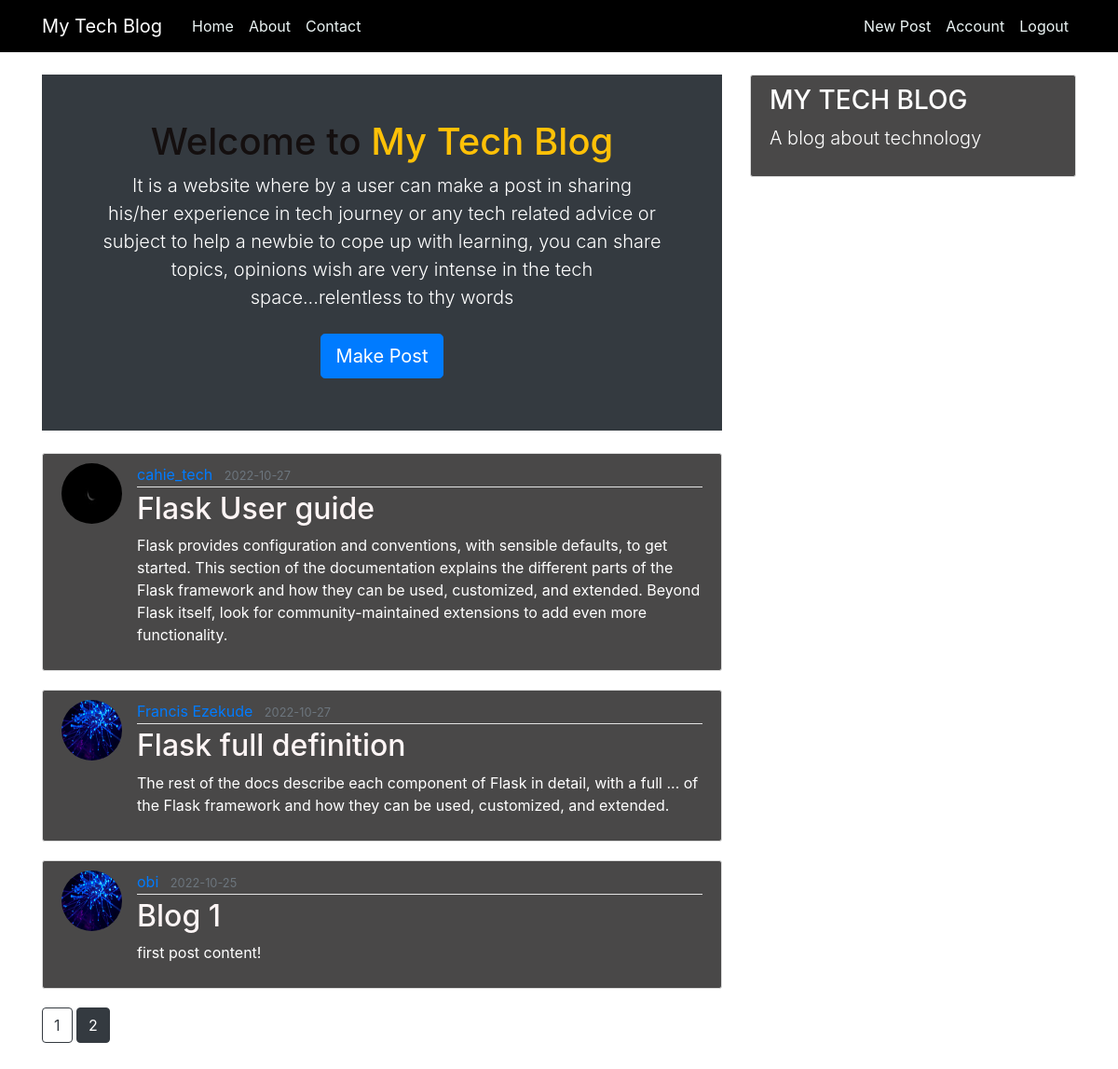
Screenshot of /home?page=2 (signed in) with the database file from the repository.
### flaskblog/models.py (models this page shows, shortened)
class Post(db.Model):
    id = db.Column(db.Integer, primary_key=True)
    title = db.Column(db.String(100), nullable=False)
    date_posted = db.Column(db.DateTime, nullable=False, default=datetime.utcnow)
    content = db.Column(db.Text, nullable=False)
    user_id = db.Column(db.Integer, db.ForeignKey('user.id'), nullable=False)

class User(db.Model, UserMixin):
    id = db.Column(db.Integer, primary_key=True)
    username = db.Column(db.String(20), unique=True, nullable=False)
    email = db.Column(db.String(120), unique=True, nullable=False)
    image_file = db.Column(db.String(20), nullable=False, default='default.jpg')
    password = db.Column(db.String(60), nullable=False)
    posts = db.relationship('Post', backref='author', lazy=True)

### flaskblog/routes.py (the view)
@app.route("/")
@app.route("/home")
def home():
    page = request.args.get('page', 1, type=int)
    posts = Post.query.order_by(Post.date_posted.desc()).paginate(page=page, per_page=5)
    return render_template('home.html', posts=posts)

### flaskblog/models.py (called while the page is built)
@login_manager.user_loader
def load_user(user_id):
    return User.query.get(int(user_id))

### flaskblog/templates/home.html (shortened to what this page needs)
{% extends "layout.html" %}
{% block content %}
  <section class="bg-dark text-light p-5 text-center text-sm-start  pt-lg-5">
    <div class="container">
        <div class="d-sm-flex align-center justify-content-between">
            <div>
                <h1>Welcome to <span class="text-warning">My Tech Blog</span></h1>
                <p class="lead">It is a website where by a user can make a post in sharing his/her experience in tech journey or any tech related advice or subject to help a newbie to cope up with learning, you can share topics, opinions wish are very intense in the tech space...relentless to thy words</p>
                <a class="nav-item nav-link" href="{{ url_for('new_post') }}">
                  <button type="button" class="btn btn-primary btn-lg">Make Post</button>
                </a>
            </div><br>
        </div>
    </div>
  </section><br>
    {% for post in posts.items %}
        <article class="media content-section">
          <img class="rounded-circle article-img" src="{{ url_for('static', filename='profile_pics/' + post.author.image_file) }}">
          <div class="media-body">
            <div class="article-metadata">
              <a class="mr-2" href="{{ url_for('user_posts', username=post.author.username) }}">{{ post.author.username }}</a>
              <small class="text-muted">{{ post.date_posted.strftime('%Y-%m-%d') }}</small>
            </div>
            <h2><a class="article-title" href="{{ url_for('post', post_id=post.id) }}">{{ post.title }}</a></h2>
            <p class="article-content">{{ post.content }}</p>
          </div>
        </article>
    {% endfor %}
    {% for page_num in posts.iter_pages(left_edge=1, right_edge=1, left_current=1, right_current=2) %}
      {% if page_num %}
        {% if posts.page == page_num %}
          <a class="btn btn-dark mb-4" href="{{ url_for('home', page=page_num) }}">{{ page_num }}</a>
        {% else %}
          <a class="btn btn-outline-dark mb-4" href="{{ url_for('home', page=page_num) }}">{{ page_num }}</a>
        {% endif %}
      {% else %}
        ...
      {% endif %}
    {% endfor %}
{% endblock content %}

### flaskblog/static/main.css (style rules this page uses)
body::before { content: " "; height: 40px; }
.fmm h3, p { color: #fff; }
body { background: #fff; color: #27272b; margin-top: 5rem; }
h1, h2, h3, h4, h5, h6 { color: #140f0f; }
.content-section { background: #494848; color: #fff; padding: 10px 20px; border: 1px solid #dddddd; border-radius: 3px; margin-bottom: 20px; }
.article-title { color: #fdf5f5; }
.article-content { white-space: pre-line; }
.article-img { height: 65px; width: 65px; margin-right: 16px; }
.article-metadata { padding-bottom: 1px; margin-bottom: 4px; border-bottom: 1px solid #e3e3e3 }

### rows the page displays
Post: image_file (picture), author.username "cahie_tech", date_posted "2022-10-27", title "Flask User guide", content "Flask provides configuration and conventions, with sensible defaults, to get started. This section of the documentation explains the different parts of the Flask framework and how they can be used, customized, and extended. Beyond Flask itself, look for community-maintained extensions to add even more functionality."
Post: image_file (placeholder picture), author.username "Francis Ezekude", date_posted "2022-10-27", title "Flask full definition", content "The rest of the docs describe each component of Flask in detail, with a full ... of the Flask framework and how they can be used, customized, and extended."
Post: image_file (placeholder picture), author.username "obi", date_posted "2022-10-25", title "Blog 1", content "first post content!"

### other values shown
{{ page_num }} "1"
{{ page_num }} "2"
